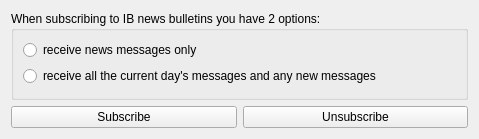
<?xml version="1.0" encoding="UTF-8"?>
<ui version="4.0">
 <class>NewsBulletins</class>
 <widget class="QWidget" name="NewsBulletins">
  <property name="geometry">
   <rect>
    <x>0</x>
    <y>0</y>
    <width>479</width>
    <height>139</height>
   </rect>
  </property>
  <property name="windowTitle">
   <string>Dialog</string>
  </property>
  <layout class="QVBoxLayout" name="verticalLayout">
   <item>
    <widget class="QGroupBox" name="groupBox">
     <property name="title">
      <string>When subscribing to IB news bulletins you have 2 options:</string>
     </property>
     <layout class="QVBoxLayout" name="verticalLayout_2">
      <item>
       <widget class="QRadioButton" name="radioButton">
        <property name="text">
         <string>receive news messages only</string>
        </property>
       </widget>
      </item>
      <item>
       <widget class="QRadioButton" name="radioButton_2">
        <property name="text">
         <string>receive all the current day's messages and any new messages</string>
        </property>
       </widget>
      </item>
     </layout>
    </widget>
   </item>
   <item>
    <layout class="QHBoxLayout" name="horizontalLayout">
     <item>
      <widget class="QPushButton" name="pushButton">
       <property name="text">
        <string>Subscribe</string>
       </property>
      </widget>
     </item>
     <item>
      <widget class="QPushButton" name="pushButton_2">
       <property name="text">
        <string>Unsubscribe</string>
       </property>
      </widget>
     </item>
    </layout>
   </item>
  </layout>
 </widget>
 <resources/>
 <connections/>
</ui>
